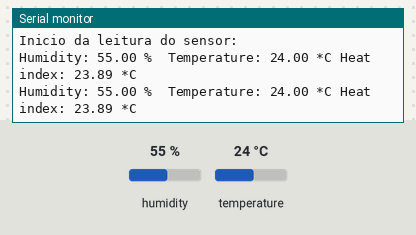
Simulated run of this sketch. Board: Arduino Uno, built with avr-gcc and run on an emulated ATmega328P. Parts: the last lines printed to the serial monitor. Inputs (shaded band) come from the test bench; at power-on: humidity 55 %, temperature 24 °C.

Above: at 4.8 s.
4.9 s: humidity set to 22 %
At 6.5 s:
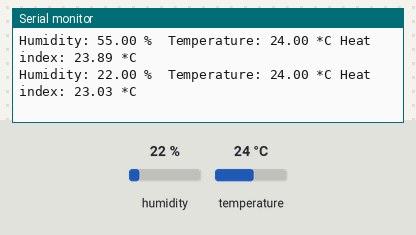
7.9 s: temperature set to 12 °C
At 8.9 s:
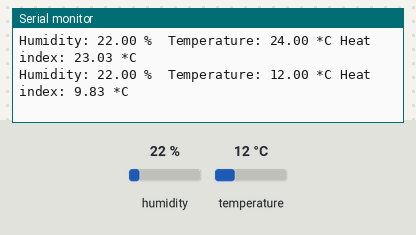
10.9 s: humidity set to 40 %
At 12.6 s:
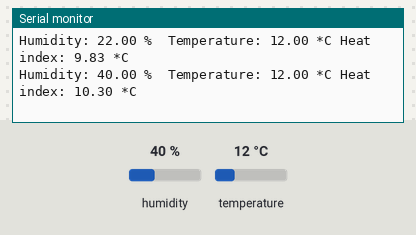
Timing chart, 0 to 14.1 s (numbered marks = the images above; inputs shaded):
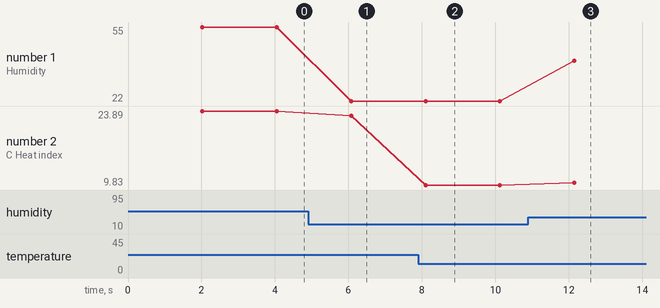

Measured:
- after the input at 4.9 s, the serial monitor: prints a new line after 1.2 s (image 1)
- after the input at 7.9 s, the serial monitor: prints a new line after 0.20 s (image 2)
- after the input at 10.9 s, the serial monitor: prints a new line after 1.2 s (image 3)
- plotted number 1: 55 → 22 after the input at 4.9 s, 22 → 40 after the input at 10.9 s
- plotted number 2: 23.89 → 23.03 after the input at 4.9 s, 23.03 → 9.83 after the input at 7.9 s, 9.83 → 10.3 after the input at 10.9 s

The sketch:

sensor_temp.ino
```cpp
#include <DHT.h>
#include <DHT_U.h>
#define DHT11PIN 4
#define DHTTYPE DHT11

const int initializeDelayTime = 2000;

DHT dht(DHT11PIN, DHTTYPE);

void setup() {
  Serial.begin(9600);
  Serial.println("Inicio da leitura do sensor:");
  dht.begin();
}

void loop() {
  delay(initializeDelayTime);
  float hum = dht.readHumidity();
  float temp = dht.readTemperature();

  if (isnan(hum) || isnan(temp)) {
    Serial.println("Falha na leitura!");
    return;
  }

  float sensacaoTermica = dht.computeHeatIndex(temp, hum, false);

  Serial.print("Humidity: ");
  Serial.print(hum);
  Serial.print(" %\t");
  Serial.print("Temperature: ");
  Serial.print(temp);
  Serial.print(" *C ");
  Serial.print("Heat index: ");
  Serial.print(sensacaoTermica);
  Serial.print(" *C ");
  Serial.println();
}
```
